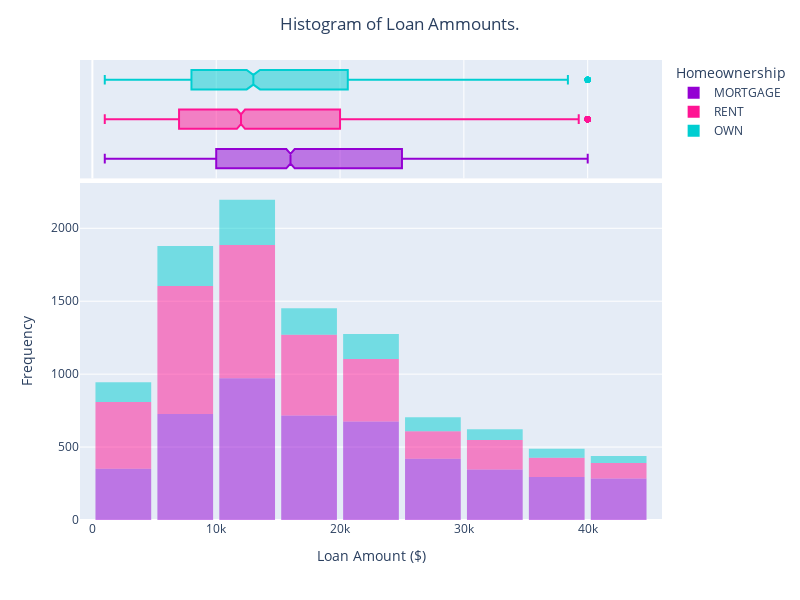

Notebook cell for this chart:
### Markdown cell above
### Here is example code for a histogram with a box plot included.

### Code cell
fig = px.histogram(DF,
                   nbins=9,
                   x='loan_amount',
                   color='homeownership',
                   opacity=0.5,
                   color_discrete_map={'MORTGAGE': 'darkviolet', 
                                       'RENT': 'deeppink', 
                                       'OWN': 'darkturquoise'},
                   marginal="box"
                   )

fig.update_layout(bargap=0.1,
                  title='Histogram of Loan Ammounts.',
                  title_x=0.5,
                  xaxis={'range':[-1000, 46000]},
                  xaxis_title="Loan Amount ($)",
                  yaxis_title="Frequency",
                  legend_title="Homeownership",
                  autosize=False,
                  width=800,
                  height=600)
fig.show()

### Figure 1 — Plotly figure (JSON) as saved in the notebook; plotly's stock layout.template omitted (floating-point values rounded to 4 significant figures; data arrays with more than 128 entries replaced by an {"elided": "..."} marker saying what was removed)
{"data": [{"alignmentgroup": "True", "bingroup": "x", "hovertemplate": "homeownership=MORTGAGE<br>loan_amount=%{x}<br>count=%{y}<extra></extra>", "legendgroup": "MORTGAGE", "marker": {"color": "darkviolet", "opacity": 0.5, "pattern": {"shape": ""}}, "name": "MORTGAGE", "nbinsx": 9, "offsetgroup": "MORTGAGE", "orientation": "v", "showlegend": true, "type": "histogram", "x": {"elided": "4789 int values"}, "xaxis": "x", "yaxis": "y"}, {"alignmentgroup": "True", "hovertemplate": "homeownership=MORTGAGE<br>loan_amount=%{x}<extra></extra>", "legendgroup": "MORTGAGE", "marker": {"color": "darkviolet"}, "name": "MORTGAGE", "notched": true, "offsetgroup": "MORTGAGE", "showlegend": false, "type": "box", "x": {"elided": "4789 int values"}, "xaxis": "x2", "yaxis": "y2"}, {"alignmentgroup": "True", "bingroup": "x", "hovertemplate": "homeownership=RENT<br>loan_amount=%{x}<br>count=%{y}<extra></extra>", "legendgroup": "RENT", "marker": {"color": "deeppink", "opacity": 0.5, "pattern": {"shape": ""}}, "name": "RENT", "nbinsx": 9, "offsetgroup": "RENT", "orientation": "v", "showlegend": true, "type": "histogram", "x": {"elided": "3858 int values"}, "xaxis": "x", "yaxis": "y"}, {"alignmentgroup": "True", "hovertemplate": "homeownership=RENT<br>loan_amount=%{x}<extra></extra>", "legendgroup": "RENT", "marker": {"color": "deeppink"}, "name": "RENT", "notched": true, "offsetgroup": "RENT", "showlegend": false, "type": "box", "x": {"elided": "3858 int values"}, "xaxis": "x2", "yaxis": "y2"}, {"alignmentgroup": "True", "bingroup": "x", "hovertemplate": "homeownership=OWN<br>loan_amount=%{x}<br>count=%{y}<extra></extra>", "legendgroup": "OWN", "marker": {"color": "darkturquoise", "opacity": 0.5, "pattern": {"shape": ""}}, "name": "OWN", "nbinsx": 9, "offsetgroup": "OWN", "orientation": "v", "showlegend": true, "type": "histogram", "x": {"elided": "1353 int values"}, "xaxis": "x", "yaxis": "y"}, {"alignmentgroup": "True", "hovertemplate": "homeownership=OWN<br>loan_amount=%{x}<extra></extra>", "legendgroup": "OWN", "marker": {"color": "darkturquoise"}, "name": "OWN", "notched": true, "offsetgroup": "OWN", "showlegend": false, "type": "box", "x": {"elided": "1353 int values"}, "xaxis": "x2", "yaxis": "y2"}], "layout": {"autosize": false, "bargap": 0.1, "barmode": "relative", "height": 600, "legend": {"title": {"text": "Homeownership"}, "tracegroupgap": 0}, "margin": {"t": 60}, "title": {"text": "Histogram of Loan Ammounts.", "x": 0.5}, "width": 800, "xaxis": {"anchor": "y", "domain": [0, 1], "range": [-1000, 46000], "title": {"text": "Loan Amount ($)"}, "type": "linear"}, "xaxis2": {"anchor": "y2", "domain": [0, 1], "matches": "x", "showgrid": true, "showticklabels": false, "type": "linear"}, "yaxis": {"anchor": "x", "autorange": true, "domain": [0, 0.7326], "range": [0, 2311.0], "title": {"text": "Frequency"}}, "yaxis2": {"anchor": "x2", "autorange": true, "domain": [0.7426, 1], "matches": "y2", "range": [-0.5, 2.5], "showgrid": false, "showline": false, "showticklabels": false, "ticks": "", "type": "category"}}}
